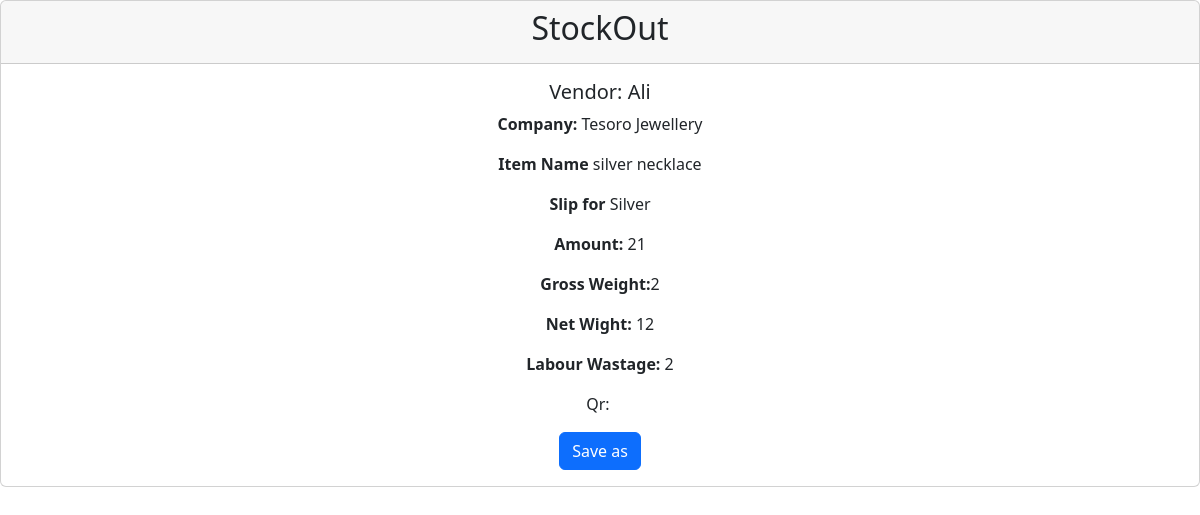
Screenshot of /shop/slip_out/4/ with the database file from the repository.
### shop/models.py (models this page shows, shortened)
class StockOut(models.Model):
    items = models.ForeignKey(Items, on_delete=models.CASCADE)
    vendor = models.ForeignKey(Vendors, on_delete=models.CASCADE)
    class Meta:
        verbose_name = 'StockOut'
        verbose_name_plural = 'StockOut'

class Vendors(models.Model):
    name = models.CharField(max_length=45)
    address = models.CharField(max_length=150)
    email = models.EmailField(unique=True)
    company = models.ForeignKey(Company, on_delete=models.CASCADE)
    class Meta:
        verbose_name = 'Vendor'

class Company(models.Model):
    brand_name = models.CharField(max_length=45)
    address = models.CharField(max_length=150)
    phone = models.CharField(max_length=15)
    class Meta:
        verbose_name = 'Company'
        verbose_name_plural = 'Company'

class Items(models.Model):
    name = models.CharField(max_length=45)
    gross_weight = models.CharField(max_length=5)
    net_weight = models.CharField(max_length=5)
    labour_wastage = models.CharField(max_length=5)
    purity = models.CharField(max_length=5)
    fine = models.CharField(max_length=5)
    amount = models.CharField(max_length=10)
    type = models.ForeignKey(Types, on_delete=models.CASCADE)
    qr_code = models.ImageField(upload_to='qr_codes', blank=True)
    vendor = models.ForeignKey(Vendors, on_delete=models.CASCADE)
    class Meta:
        verbose_name = 'Item'

class Types(models.Model):
    CHOICES = (
        ('Gold', 'Gold'),
        ('Silver', 'Silver'),
        ('Diamond', 'Diamond')
    )
    type = models.CharField(max_length=7, choices=CHOICES)
    def __str__(self):
        return self.type
    class Meta:
        verbose_name = 'Type'

### shop/views.py (the view)
# urls.py: path('slip_out/<int:pk>/', views.slip_out, name='slip_out'),
def slip_out(request, pk):
    items = StockOut.objects.filter(pk=pk)
    return render(request, 'shop/slipout.html', {
        'items': items,
    })

### shop/templates/shop/slipout.html (shortened to what this page needs)
<html>
  <head>
  </head>
  <link href="https://cdn.jsdelivr.net/npm/bootstrap@5.2.3/dist/css/bootstrap.min.css" rel="stylesheet" />
  <body>
    <div class="card text-center">
      <div class="card-header">
        <h2>StockOut</h2>
      </div>
      <div class="card-body">
        {% for item in items %}
          <h5 class="card-title">Vendor: {{ item.vendor.name }}</h5>
          <p class="card-text">
            <strong>Company:</strong> {{ item.vendor.company.brand_name }}
          </p>
          <p class="card-text">
            <strong>Item Name</strong> {{ item.items.name }}
          </p>
          <p class="card-text">
            <strong>Slip for</strong> {{ item.items.type }}
          </p>
          <p class="card-text">
            <strong>Amount:</strong> {{ item.items.amount }}
          </p>
          <p class="card-text">
            <strong>Gross Weight:</strong>{{ item.items.gross_weight }}
          </p>
          <p class="card-text">
            <strong>Net Wight:</strong> {{ item.items.net_weight }}
          </p>
          <p class="card-text">
            <strong>Labour Wastage:</strong> {{ item.items.labour_wastage }}
          </p>
          <p>
            Qr: <img src="{{ item.items.qr_code.url }}" alt="{{ item.qr_code }}" />
          </p>
        {% endfor %}
        <a href="#" class="btn btn-primary">Save as</a>
      </div>
  </body>
</html>

### rows the page displays
StockOut: vendor.name "Ali", vendor.company.brand_name "Tesoro Jewellery", items.name "silver necklace", items.type "Silver", items.amount "21", items.gross_weight "2", items.net_weight "12", items.labour_wastage "2"
